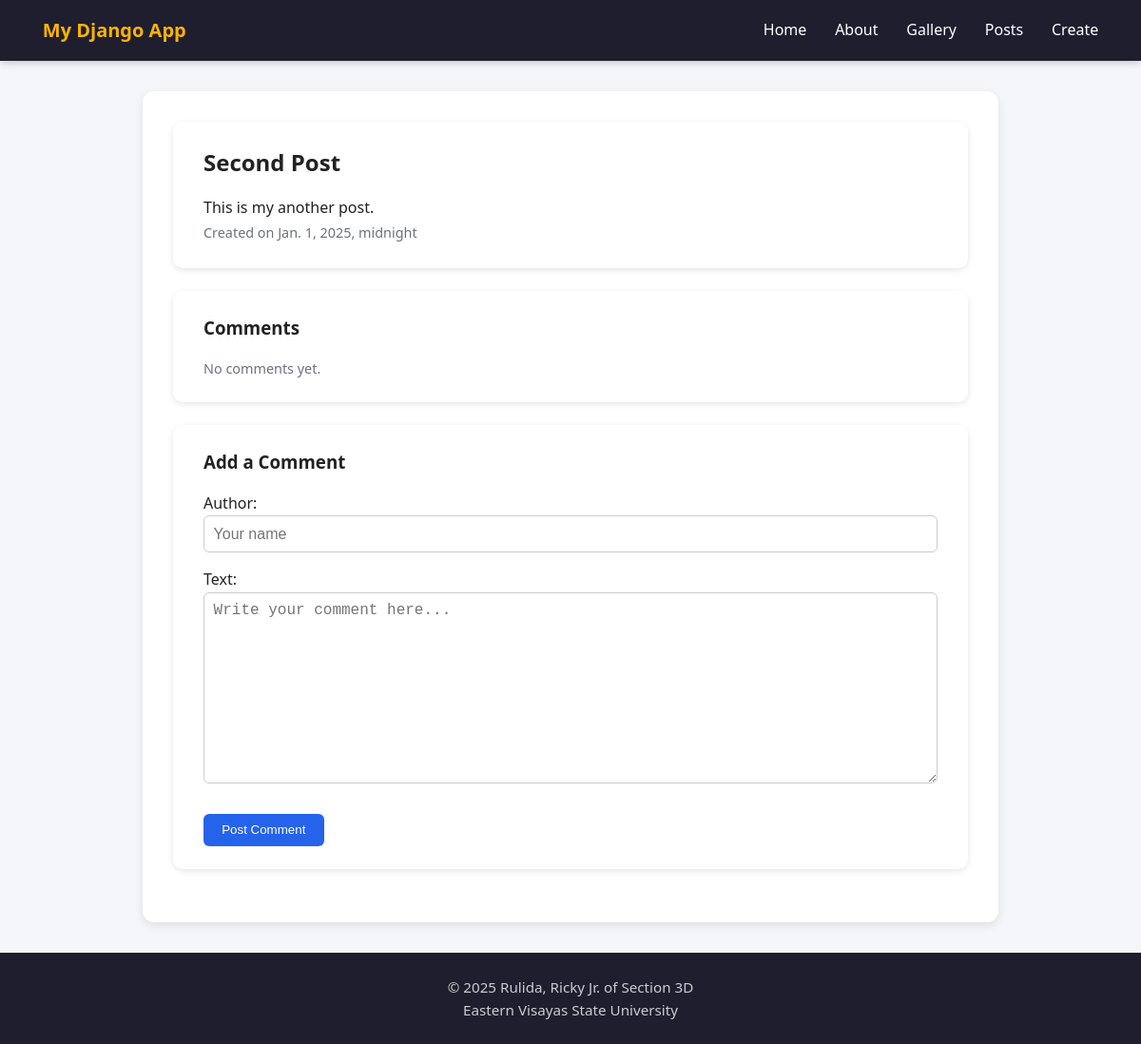
/posts/2/view/, run on the app's committed database.
### pages/models.py (models this page shows, shortened)
class Post(models.Model):
    title = models.CharField(max_length=100, validators=[MinLengthValidator(3)])
    body = models.TextField(validators=[MinLengthValidator(10)])
    created_at = models.DateTimeField(auto_now_add=True)
    class Meta:
        ordering = ['-created_at']
        constraints = [
            models.UniqueConstraint(fields=['title'], name='unique_post_title')
        ]

### pages/views.py (the view)
# urls.py: path('posts/<int:pk>/view/', views.post_view, name='post_view'),
def post_view(request, pk):
    post = get_object_or_404(Post, pk=pk)
    comments = post.comments.all().order_by('-created_at')
    if request.method == 'POST':
        comment_form = CommentForm(request.POST)
        if comment_form.is_valid():
            new_comment = comment_form.save(commit=False)
            new_comment.post = post
            new_comment.save()
            messages.success(request, 'Your comment was added!')
            return redirect('post_view', pk=post.pk)
        else:
            messages.error(request, 'There was an error with your comment.')
    else:
        comment_form = CommentForm()
    return render(request, 'post_view.html', {
        'post': post,
        'comments': comments,
        'comment_form': comment_form,
    })

### pages/forms.py
class CommentForm(forms.ModelForm):
    class Meta:
        model = Comment
        fields = ['author', 'text']
        widgets = {
            'author': forms.TextInput(attrs={'placeholder': 'Your name'}),
            'text': forms.Textarea(attrs={'placeholder': 'Write your comment here...'}),
        }
        error_messages = {
            'author': {
                'required': 'Please enter your name.',
                'max_length': 'Name too long.',
            },
            'text': {
                'required': 'Comment text cannot be empty.',
            },
        }

### pages/templates/post_view.html (shortened to what this page needs)
{% extends 'base.html' %}
{% block content %}
<section class="card">
    <h1>{{ post.title }}</h1>
    <p>{{ post.body }}</p>
    <small class="muted">Created on {{ post.created_at }}</small>
</section>
<section class="card">
    <h3>Comments</h3>
    {% if comments %}
    {% for comment in comments %}
    <div class="comment">
        <strong>{{ comment.author }}</strong>
        <p>{{ comment.text }}</p>
        <small class="muted">{{ comment.created_at }}</small>
    </div>
    {% endfor %}
    {% else %}
    <p class="muted">No comments yet.</p>
    {% endif %}
</section>
<section class="card">
    <h3>Add a Comment</h3>
    <form method="post" class="styled-form" novalidate>
        {{ comment_form.as_p }}
        <button type="submit" class="btn btn-primary">Post Comment</button>
    </form>
</section>
{% endblock %}

### pages/static/css/style.css (style rules this page uses)
* { box-sizing: border-box; margin: 0; padding: 0; }
body { font-family: "Segoe UI", Roboto, system-ui, sans-serif; line-height: 1.6; background: #f5f6fa; color: #222; margin: 0; }
.card { background: white; border-radius: 10px; padding: 1.5rem 2rem; margin-bottom: 1.5rem; box-shadow: 0 2px 6px rgba(0,0,0,0.1); }
h1, h2, h3 { color: #222; margin-bottom: 1rem; }
.muted { color: #6b7280; font-size: 0.9em; }
button, .btn { display: inline-block; padding: 0.6rem 1.2rem; background: #ffb400; color: #000; border: none; border-radius: 6px; cursor: pointer; text-decoration: none; font-weight: 500; transition: background 0.3s ease; }
.btn-primary { background: #2563eb; color: #fff; }
.styled-form input[type=text], .styled-form textarea, .styled-form input[type=email] { width: 100%; padding: 0.6rem; margin-bottom: 1rem; border: 1px solid #ccc; border-radius: 6px; font-size: 1rem; }
.styled-form textarea { min-height: 100px; resize: vertical; }
.styled-form button { margin-top: 0.5rem; }

### data on the page
Post: title "Second Post", body "This is my another post.", created_at "Jan. 1, 2025, midnight"
